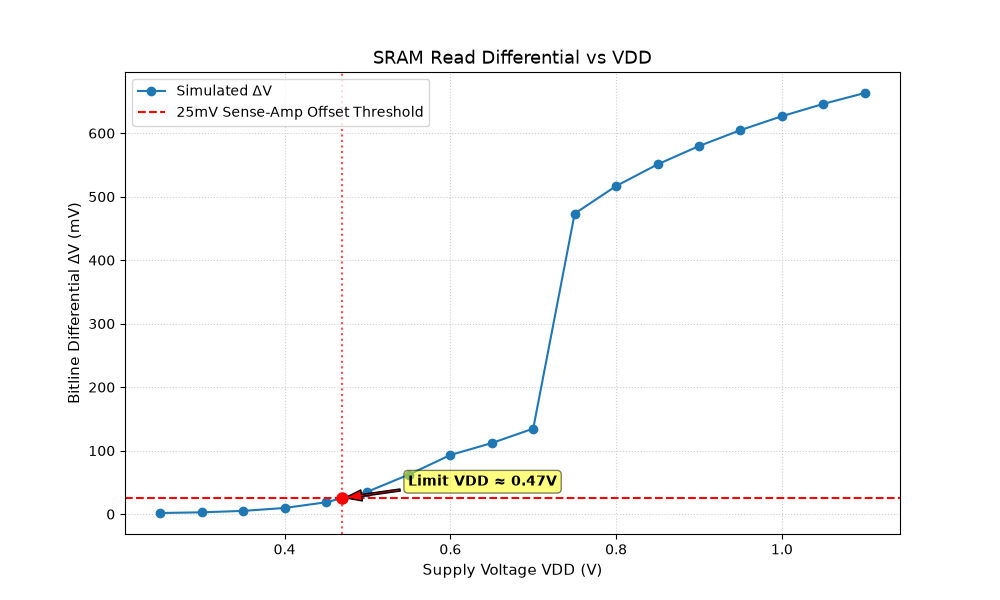

Generate this figure with Python:
import matplotlib.pyplot as plt
import numpy as np
import pandas as pd

# 1. Load data
df = pd.read_csv('task3_sweep.csv')
df['DeltaV_mV'] = df['DeltaV'] * 1000

# Sort values by VDD ascending for clean linear interpolation
df = df.sort_values('VDD')

# 2. Interpolate the exact VDD value where DeltaV = 25 mV
vdd_limit = np.interp(25.0, df['DeltaV_mV'], df['VDD'])

# 3. Create Plot
plt.figure(figsize=(10, 6))
plt.plot(df['VDD'], df['DeltaV_mV'], marker='o', color='tab:blue', label='Simulated ΔV')

# Add 25mV threshold line
plt.axhline(y=25, color='red', linestyle='--', label='25mV Sense-Amp Offset Threshold')

# 4. Highlight the limit point
plt.plot(vdd_limit, 25, marker='o', color='red', markersize=8, zorder=5) # Red dot at intersection

# Vertical guide line down to x-axis
plt.axvline(x=vdd_limit, color='red', linestyle=':', alpha=0.7)

# Annotation Box
plt.annotate(
    f'Limit VDD ≈ {vdd_limit:.2f}V',
    xy=(vdd_limit, 25),
    xytext=(vdd_limit + 0.08, 45),
    arrowprops=dict(facecolor='red', shrink=0.05, width=1.5, headwidth=8),
    bbox=dict(boxstyle='round,pad=0.3', facecolor='yellow', alpha=0.5),
    fontsize=10,
    weight='bold'
)

# Formatting
plt.xlabel('Supply Voltage VDD (V)', fontsize=11)
plt.ylabel('Bitline Differential ΔV (mV)', fontsize=11)
plt.title('SRAM Read Differential vs VDD', fontsize=13)
plt.grid(True, linestyle=':', alpha=0.6)
plt.legend(loc='upper left', fontsize=10)

plt.savefig('task3_plot_highlighted.png', dpi=300, bbox_inches='tight')
plt.show()
